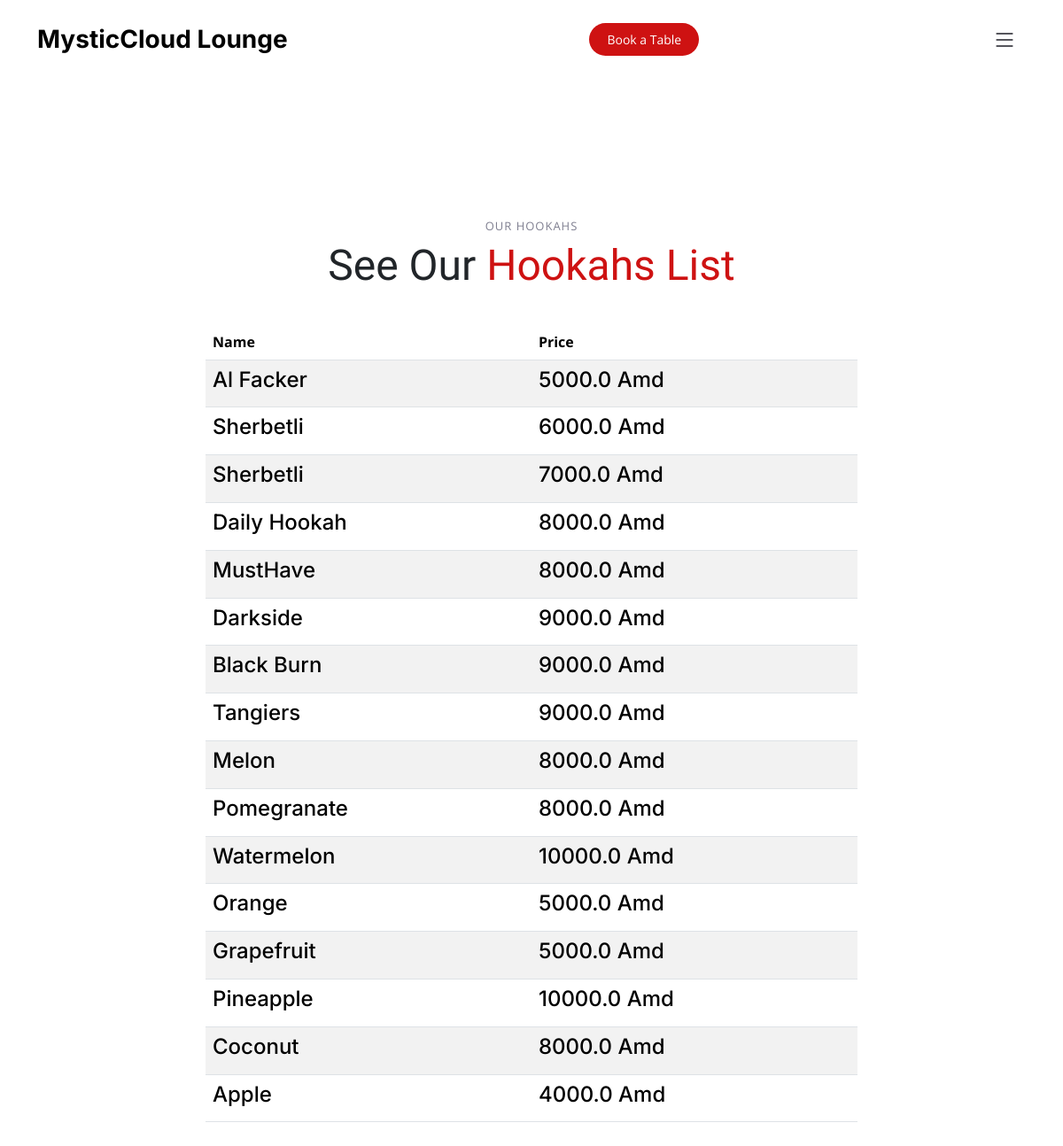
The app's page /menu/hookahs/ with its own data.
### menu/models.py (models this page shows, shortened)
class Hookah(models.Model):
    name = models.CharField(max_length=150)
    price = models.FloatField()

### menu/views.py (the view)
# urls.py: path("hookahs/", HookahListView.as_view(), name="hookahs"),
class HookahListView(View):
    template_name = "menu/hookah.html"
    def get(self, request, *args, **kwargs):
        hookahs = Hookah.objects.all()
        context = {
            "hookahs": hookahs,
        }
        return render(request, self.template_name, context)

### templates/menu/hookah.html
{% extends "base.html" %}
{% load static %}
{% block content %}
<br>
<br>
<br>
<html lang="en">
<body>
<section id="menu" class="menu">
    <div class="container" data-aos="fade-up">
        <div class="section-header">
            <h2>Our Hookahs</h2>
            <p>See Our <span>Hookahs List</span></p>
        </div>
        <div class="row">
            <div class="col-md-8 mx-auto">
                <div class="table-responsive">
                    <table class="table table-striped light-table">
                        <thead class="thead-dark">
                            <tr>
                                <th>Name</th>
                                <th>Price</th>
                            </tr>
                        </thead>
                        <tbody>
                            {% for hookah in hookahs %}
                                <tr>
                                    <td><h4>{{ hookah.name }}</h4></td>
                                    <td><h4>{{ hookah.price }} Amd</h4></td>
                                </tr>
                            {% endfor %}
                        </tbody>
                    </table>
                </div>
            </div>
        </div>
    </div>
</section>
{% endblock %}

### static/css/main.css (style rules this page uses)
:root { --font-default: "Open Sans", system-ui, -apple-system, "Segoe UI", Roboto, "Helvetica Neue", Arial, "Noto Sans", "Liberation Sans", sans-serif, "Apple Color Emoji", "Segoe UI Emoji", "Segoe UI Symbol", "Noto Color Emoji"; --font-primary: "Amatic SC", sans-serif; --font-secondary: "Inter", sans-serif; }
:root { --color-default: #212529; --color-primary: #ce1212; --color-secondary: #37373f; }
:root { scroll-behavior: smooth; }
body { font-family: var(--font-default); color: var(--color-default); }
h1, h2, h3, h4, h5, h6 { font-family: var(--font-secondary); }
section { overflow: hidden; padding: 80px 0; }
.section-header { text-align: center; padding-bottom: 30px; }
.section-header h2 { font-size: 13px; letter-spacing: 1px; font-weight: 400; margin: 0; padding: 0; color: #7f7f90; text-transform: uppercase; font-family: var(--font-default); }
.section-header p { margin: 0; font-size: 48px; font-weight: 400; font-family: var(--font-primary); }
.section-header p span { color: var(--color-primary); }
section { scroll-margin-top: 90px; }

### records on screen
Hookah: name "Al Facker", price "5000.0"
Hookah: name "Sherbetli", price "6000.0"
Hookah: name "Sherbetli", price "7000.0"
Hookah: name "Daily Hookah", price "8000.0"
Hookah: name "MustHave", price "8000.0"
Hookah: name "Darkside", price "9000.0"
Hookah: name "Black Burn", price "9000.0"
Hookah: name "Tangiers", price "9000.0"
Hookah: name "Melon", price "8000.0"
Hookah: name "Pomegranate", price "8000.0"
Hookah: name "Watermelon", price "10000.0"
Hookah: name "Orange", price "5000.0"
Hookah: name "Grapefruit", price "5000.0"
Hookah: name "Pineapple", price "10000.0"
Hookah: name "Coconut", price "8000.0"
Hookah: name "Apple", price "4000.0"
